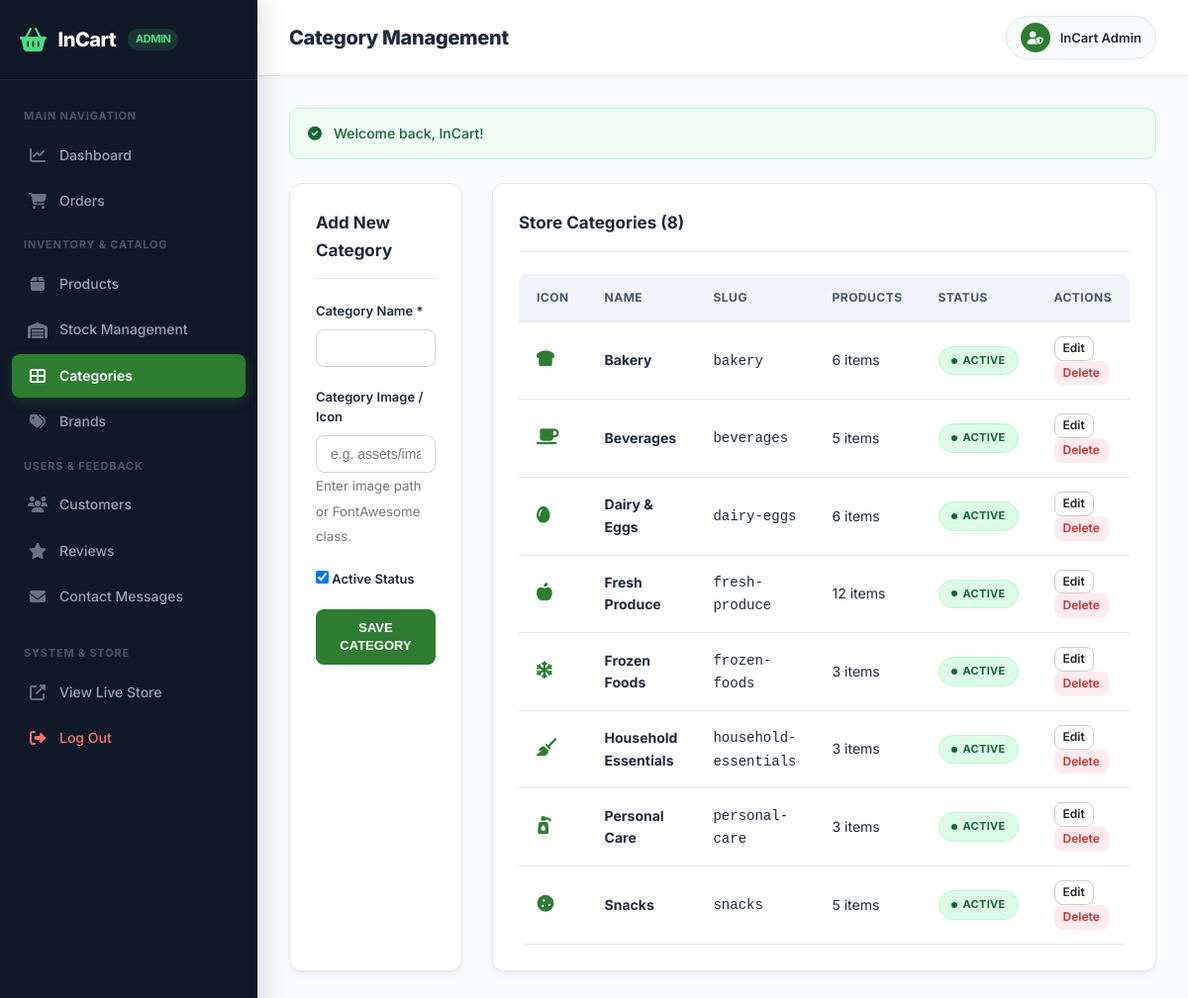
Screenshot of /admin/categories.php (signed in) with the database file from the repository.
### tables this page shows
CREATE TABLE `users` (
  `id` INT AUTO_INCREMENT PRIMARY KEY,
  `first_name` VARCHAR(50) NOT NULL,
  `last_name` VARCHAR(50) NOT NULL,
  `email` VARCHAR(100) NOT NULL UNIQUE,
  `phone` VARCHAR(20) NOT NULL,
  `password` VARCHAR(255) NOT NULL,
  `role` ENUM('admin', 'customer') DEFAULT 'customer',
  `address` TEXT NULL,
  `city` VARCHAR(50) NULL,
  `created_at` TIMESTAMP DEFAULT CURRENT_TIMESTAMP,
  INDEX idx_email (`email`),
  INDEX idx_role (`role`)
);

CREATE TABLE `categories` (
  `id` INT AUTO_INCREMENT PRIMARY KEY,
  `name` VARCHAR(100) NOT NULL,
  `slug` VARCHAR(100) NOT NULL UNIQUE,
  `image` VARCHAR(255) DEFAULT 'assets/images/categories/default.jpg',
  `icon` VARCHAR(50) DEFAULT 'fa-shopping-basket',
  `is_active` TINYINT(1) DEFAULT 1,
  `created_at` TIMESTAMP DEFAULT CURRENT_TIMESTAMP
);

### admin/categories.php (the view, shortened to what this page needs)
<?php
$adminTitle = "Category Management";
$adminPage = "categories";
require_once __DIR__ . '/includes/header.php';
$categories = $db->query("
  SELECT c.*, COUNT(p.id) as product_count
  FROM categories c
  LEFT JOIN products p ON c.id = p.category_id
  GROUP BY c.id
  ORDER BY c.name ASC
")->fetchAll();
$editCat = null;
?>
<div style="display:grid; grid-template-columns: 1fr 2fr; gap:30px;">
  <div class="admin-card">
    <div class="admin-card-title">
      <span><?php echo $editCat ? 'Edit Category' : 'Add New Category'; ?></span>
    </div>
    <form action="categories.php" method="POST">
      <div class="form-group">
        <label>Category Name *</label>
        <input type="text" name="name" class="form-control" required value="<?php echo sanitize($editCat['name'] ?? ''); ?>">
      </div>
      <div class="form-group">
  <label>Category Image / Icon</label>
  <input type="text"
         name="icon"
         class="form-control"
         placeholder="e.g. assets/images/category/bakery.jpg"
         value="<?php echo sanitize($editCat['icon'] ?? ''); ?>">
  <small style="color:#777;">
    Enter image path or FontAwesome class.
  </small>
</div>
      <div class="form-group">
        <label><input type="checkbox" name="is_active" value="1" <?php echo (!isset($editCat['is_active']) || $editCat['is_active'] == 1) ? 'checked' : ''; ?>> Active Status</label>
      </div>
      <button type="submit" name="save_category" class="btn btn-primary"><?php echo $editCat ? 'UPDATE CATEGORY' : 'SAVE CATEGORY'; ?></button>
    </form>
  </div>
  <div class="admin-card">
    <div class="admin-card-title">
      <span>Store Categories (<?php echo count($categories); ?>)</span>
    </div>
    <div class="table-responsive">
      <table class="data-table">
        <thead>
          <tr>
            <th>Icon</th>
            <th>Name</th>
            <th>Slug</th>
            <th>Products</th>
            <th>Status</th>
            <th>Actions</th>
          </tr>
        </thead>
        <tbody>
          <?php foreach ($categories as $c): ?>
            <tr>
              <td>
<?php
$icon = trim($c['icon'] ?? '');
if (!empty($icon) && preg_match('/\.(jpg|jpeg|png|gif|webp)$/i', $icon)) {
?>
    <img
        src="../<?php echo htmlspecialchars($icon); ?>"
        alt="<?php echo htmlspecialchars($c['name']); ?>"
        style="width:50px; height:50px; object-fit:cover; border-radius:8px;"
    >
<?php
} else {
?>
    <i class="fas <?php echo htmlspecialchars($icon ?: 'fa-shopping-basket'); ?>"
       style="font-size:18px; color:var(--admin-primary);">
    </i>
<?php
}
?>
</td>
              <td><strong><?php echo sanitize($c['name']); ?></strong></td>
              <td><code><?php echo sanitize($c['slug']); ?></code></td>
              <td><?php echo $c['product_count']; ?> items</td>
              <td>
                <span class="status-badge <?php echo $c['is_active'] ? 'status-delivered' : 'status-cancelled'; ?>">
                  <?php echo $c['is_active'] ? 'Active' : 'Inactive'; ?>
                </span>
              </td>
              <td>
                <a href="categories.php?edit=<?php echo $c['id']; ?>" class="btn btn-outline" style="padding:3px 8px; font-size:12px; color:var(--dark); border-color:#ccc;">Edit</a>
                <a href="categories.php?delete=<?php echo $c['id']; ?>" onclick="return confirm('Delete category?');" class="btn" style="padding:3px 8px; font-size:12px; background:#ffebee; color:#d32f2f;">Delete</a>
              </td>
            </tr>
          <?php endforeach; ?>
        </tbody>
      </table>
    </div>
  </div>
</div>
<?php require_once __DIR__ . '/includes/footer.php'; ?>

### admin/includes/header.php (shortened to what this page needs)
<?php
require_once __DIR__ . '/../../includes/functions.php';
$adminUser = current_user();
$adminPage = $adminPage ?? 'dashboard';
?>
<!DOCTYPE html>
<html lang="en">
<head>
  <link rel="stylesheet" href="https://cdnjs.cloudflare.com/ajax/libs/font-awesome/6.4.0/css/all.min.css">
  <link rel="stylesheet" href="../assets/css/style.css">
  <link rel="stylesheet" href="../assets/css/admin.css">
</head>
<body class="admin-body">
  <aside class="admin-sidebar" id="adminSidebar">
    <div class="admin-brand">
      <i class="fas fa-shopping-basket"></i>
      <span>InCart</span>
      <span class="badge-admin">Admin</span>
    </div>
    <div class="admin-menu-scroll">
      <div class="admin-menu-label">Main Navigation</div>
      <ul class="admin-menu">
        <li class="<?php echo $adminPage === 'dashboard' ? 'active' : ''; ?>">
          <a href="index.php">
            <span class="link-left"><i class="fas fa-chart-line"></i> Dashboard</span>
          </a>
        </li>
        <li class="<?php echo $adminPage === 'orders' ? 'active' : ''; ?>">
          <a href="orders.php">
            <span class="link-left"><i class="fas fa-shopping-cart"></i> Orders</span>
          </a>
        </li>
      </ul>
      <div class="admin-menu-label">Inventory & Catalog</div>
      <ul class="admin-menu">
        <li class="<?php echo $adminPage === 'products' ? 'active' : ''; ?>">
          <a href="products.php">
            <span class="link-left"><i class="fas fa-box"></i> Products</span>
          </a>
        </li>
        <li class="<?php echo $adminPage === 'stock' ? 'active' : ''; ?>">
          <a href="stock.php">
            <span class="link-left"><i class="fas fa-warehouse"></i> Stock Management</span>
          </a>
        </li>
        <li class="<?php echo $adminPage === 'categories' ? 'active' : ''; ?>">
          <a href="categories.php">
            <span class="link-left"><i class="fas fa-th-large"></i> Categories</span>
          </a>
        </li>
        <li class="<?php echo $adminPage === 'brands' ? 'active' : ''; ?>">
          <a href="brands.php">
            <span class="link-left"><i class="fas fa-tags"></i> Brands</span>
          </a>
        </li>
      </ul>
      <div class="admin-menu-label">Users & Feedback</div>
      <ul class="admin-menu">
        <li class="<?php echo $adminPage === 'customers' ? 'active' : ''; ?>">
          <a href="customers.php">
            <span class="link-left"><i class="fas fa-users"></i> Customers</span>
          </a>
        </li>
        <li class="<?php echo $adminPage === 'reviews' ? 'active' : ''; ?>">
          <a href="reviews.php">
            <span class="link-left"><i class="fas fa-star"></i> Reviews</span>
          </a>
        </li>
        <li class="<?php echo $adminPage === 'messages' ? 'active' : ''; ?>">
          <a href="messages.php">
            <span class="link-left"><i class="fas fa-envelope"></i> Contact Messages</span>
          </a>
        </li>
      </ul>
      <div class="admin-menu-label" style="margin-top: 15px;">System & Store</div>
      <ul class="admin-menu">
        <li>
          <a href="../index.php" target="_blank">
            <span class="link-left"><i class="fas fa-external-link-alt"></i> View Live Store</span>
          </a>
        </li>
        <li>
          <a href="../logout.php" style="color: #f87171;">
            <span class="link-left"><i class="fas fa-sign-out-alt" style="color:#f87171;"></i> Log Out</span>
          </a>
        </li>
      </ul>
    </div>
  </aside>
  <div class="admin-main">
    <header class="admin-header">
      <div class="admin-header-title">
        <h2><?php echo isset($adminTitle) ? sanitize($adminTitle) : 'Dashboard Overview'; ?></h2>
      </div>
      <div class="admin-user-profile">
        <div class="admin-user-badge">
          <div class="admin-avatar">
            <i class="fas fa-user-shield"></i>
          </div>
          <span><?php echo sanitize($adminUser['name']); ?></span>
        </div>
      </div>
    </header>
    <div class="admin-content">
      <?php echo display_flash_messages(); ?>

### assets/css/style.css (style rules this page uses)
:root { --primary: #2e7d32; --primary-hover: #1b5e20; --primary-light: #e8f5e9; --accent: #f57c00; --accent-light: #fff3e0; --dark: #212529; --gray-100: #f8f9fa; --gray-200: #e9ecef; --gray-300: #dee2e6; --gray-600: #6c757d; --gray-800: #343a40; --white: #ffffff; --danger: #d32f2f; --success: #388e3c; --shadow-sm: 0 2px 4px rgba(0,0,0,0.05); --shadow-md: 0 4px 12px rgba(0,0,0,0.08); --shadow-lg: 0 8px 24px rgba(0,0,0,0.12); --radius-sm: 6px; --radius-md: 10px; --radius-lg: 16px; --transition: all 0.25s ease-in-out; }
* { box-sizing: border-box; margin: 0; padding: 0; }
body { font-family: 'Inter', system-ui, -apple-system, BlinkMacSystemFont, "Segoe UI", Roboto, sans-serif; background-color: var(--gray-100); color: var(--dark); line-height: 1.6; }
a { color: var(--primary); text-decoration: none; transition: var(--transition); }
ul { list-style: none; }
.btn { display: inline-flex; align-items: center; justify-content: center; gap: 8px; padding: 12px 28px; border-radius: 30px; font-weight: 700; font-size: 15px; cursor: pointer; transition: var(--transition); border: none; }
.btn-primary { background: var(--primary); color: var(--white); }
.btn-outline { border: 2px solid var(--white); color: var(--white); background: transparent; }
html, body { max-width: 100%; }

### rows the page displays
users: id "InCart Admin"
categories: name "Bakery", slug "bakery", product_count "6", is_active "ACTIVE"
categories: name "Beverages", slug "beverages", product_count "5", is_active "ACTIVE"
categories: name "Dairy & Eggs", slug "dairy-eggs", product_count "6", is_active "ACTIVE"
categories: name "Fresh Produce", slug "fresh-produce", product_count "12", is_active "ACTIVE"
categories: name "Frozen Foods", slug "frozen-foods", product_count "3", is_active "ACTIVE"
categories: name "Household Essentials", slug "household-essentials", product_count "3", is_active "ACTIVE"
categories: name "Personal Care", slug "personal-care", product_count "3", is_active "ACTIVE"
categories: name "Snacks", slug "snacks", product_count "5", is_active "ACTIVE"

### other values shown
$adminTitle "Category Management"
$_SESSION['flash_success'] "Welcome back, InCart!"
count($categories) "8"
